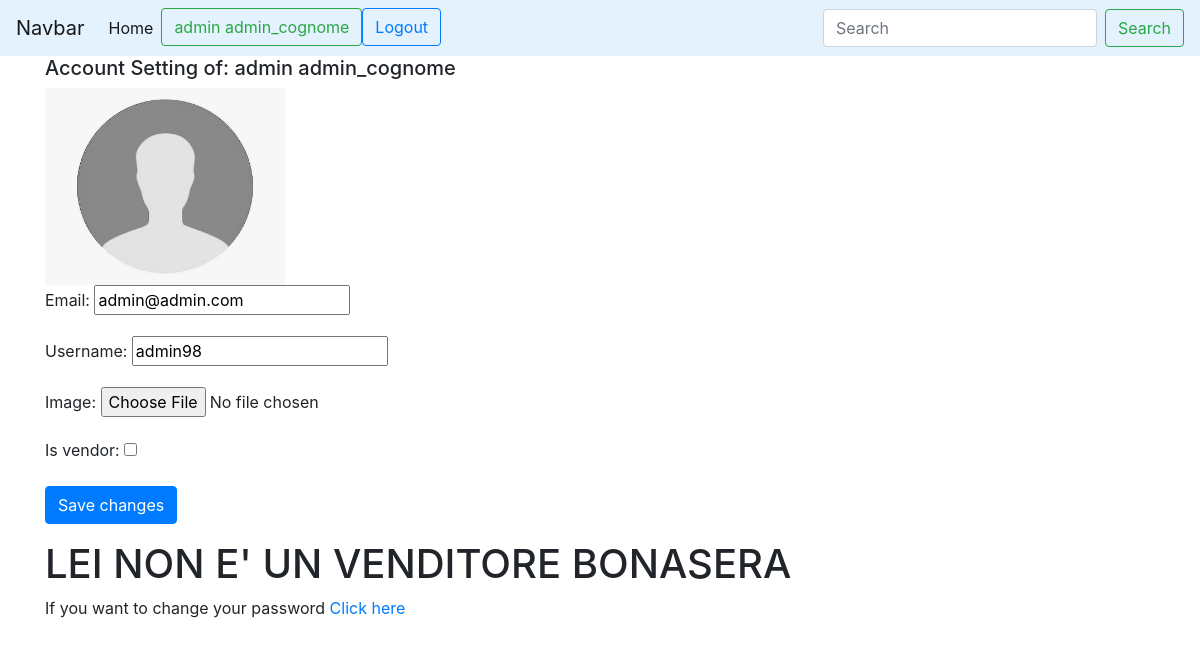
The app's page /user/account/ (signed in), older data.
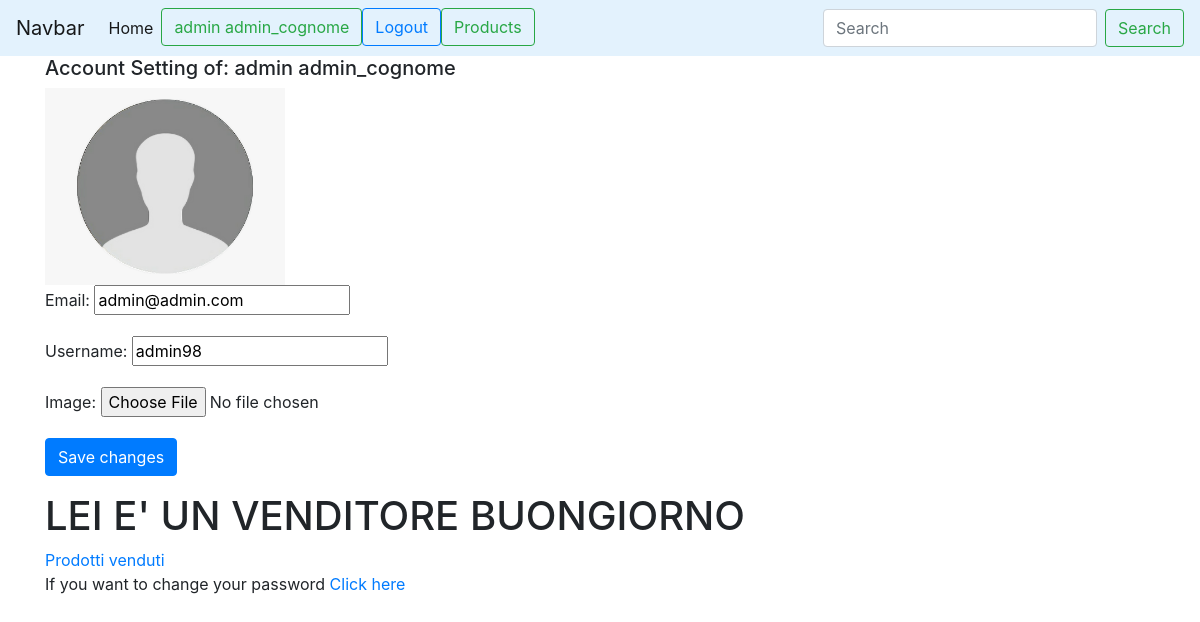
The same page, newer data.
### user_management/models.py (models this page shows, shortened)
class CustomUser(AbstractBaseUser):
    email = models.EmailField(verbose_name="email", max_length=70, unique=True)
    username = models.CharField(max_length=30, unique=True)
    image = models.ImageField(upload_to='profile_image', default='/None/default_picture.png')
    date_joined = models.DateTimeField(verbose_name='date joined', auto_now_add=True)
    last_login = models.DateTimeField(verbose_name='last login', auto_now=True)
    is_admin = models.BooleanField(default=False)
    is_active = models.BooleanField(default=True)
    is_staff = models.BooleanField(default=False)
    is_superuser = models.BooleanField(default=False)
    first_name = models.CharField(max_length=30, default=None)
    last_name = models.CharField(max_length=30, default=None)
    is_vendor= models.BooleanField(default=False)
    USERNAME_FIELD = 'email'
    REQUIRED_FIELDS = ['username', 'first_name', 'last_name']  # required field other than email
    objects = CustomAccountManager()

### user_management/views.py (the view)
# urls.py: path('account/', views.account_view, name='account'),
def account_view(request):
    if not request.user.is_authenticated:
        return redirect('user_management:login')
    context = {}
    if request.POST:
        form = AccountUpdateForm(request.POST, request.FILES or None, instance=request.user)
        if form.is_valid():
            messages.success(request, 'Account Updated')
            form.save()
    else:
        form = AccountUpdateForm(
            initial={
                "email": request.user.email,
                "username": request.user.username,
                "is_vendor": CustomUser.objects.get(pk=request.user.pk).is_vendor #take the attribute Is_vendor of the custom user
            }
        )
    context['account_form'] = form
    return render(request, 'registration/user_profile.html', context)

### user_management/forms.py (shortened to what this page needs)
class AccountUpdateForm(forms.ModelForm):
    class Meta:
        model = CustomUser
        fields = ('email', 'username', 'image', 'is_vendor')
        widgets = {
            'image': forms.FileInput(),
        }
    def __init__(self, *args, **kwargs):
        super(AccountUpdateForm, self).__init__(*args, **kwargs)
        self.fields['image'].required = False
        if self.instance:
            if 'initial' in kwargs.keys():
                if kwargs['initial']['is_vendor']:
                    self.fields.pop('is_vendor')
            if self.instance.is_vendor:
                self.fields.pop('is_vendor')

### user_management/templates/registration/user_profile.html (shortened to what this page needs)
{% extends 'base.html' %}
{% block content %}
    <div class="container">
    <form method="post" enctype="multipart/form-data">{% csrf_token %}
        <div class="form-group">
            {% if request.user.is_authenticated %}
                <p class="h5"> Account Setting of: {{ user.first_name }} {{ user.last_name }}</p>
                {% if  user.image.url  is not None %}
                    <img src="{{ user.image.url }}" alt="user profile image" width="240">
                {% else %}
                    <img src="/static/images/default_picture.png" alt="user profile image" width="240">
                {% endif %}
            {% endif %}
            {% for field in account_form %}
                <p>
                    {{field.label_tag}}
                    {{field}}
                </p>
            {% endfor %}
            <button type="submit" class="btn btn-primary">Save changes</button>
        </div>
    </form>
    {% if request.user.is_authenticated %}
        {% if request.user.is_vendor%}
            <h1> LEI E' UN VENDITORE BUONGIORNO</h1>
            <a href="{% url 'product_management:product_management' request.user.id %}"> Prodotti venduti</a>
        {% else %}
            <h1> LEI NON E' UN VENDITORE BONASERA</h1>
        {% endif %}
    {% endif %}
    <p>If you want to change your password  <a href="{% url 'user_management:password_change' %}">Click here</a> </p>
    </div>
{% endblock %}

### templates/base.html (shortened to what this page needs)
<!doctype html>
<html lang="en">
  <head>
    <link rel="stylesheet" href="https://maxcdn.bootstrapcdn.com/bootstrap/4.0.0/css/bootstrap.min.css">
  </head>
  <body>
    <nav class="navbar navbar-expand-lg navbar-light " style="background-color: #e3f2fd;">
        <a class="navbar-brand" href="#">Navbar</a>
        <div class="collapse navbar-collapse" id="navbarSupportedContent">
            <ul class="navbar-nav mr-auto">
                <li class="nav-item active">
                    <a class="nav-link" href="{% url 'home' %}">Home </a>
                </li>
                {% if not request.user.is_authenticated %}
                    <li>
                        <a  class="btn btn-outline-success"  href="{% url 'user_management:login' %}">
                            Login
                        </a>
                    </li>
                    <li>
                        <a type="button" class="btn btn-outline-primary" href="{% url 'user_management:signup' %}">
                            Register
                        </a>
                    </li>
                {%else %}
                    <li>
                    <a  class="btn btn-outline-success"  href=" {% url 'user_management:account' %}">
                        {{ user.first_name }} {{ user.last_name }}
                    </a>
                    </li>
                    <li>
                        <a type="button" class="btn btn-outline-primary" href="{% url 'user_management:logout' %}">
                            Logout
                        </a>
                    </li>
                    {% if user.is_vendor  %}
                        <li>
                            <a  class="btn btn-outline-success"  href=" {% url 'product_management:product_management' user.id %}">
                                Products
                            </a>
                        </li>
                    {% endif %}
                {% endif %}
            </ul>
            <form class="form-inline my-2 my-lg-0">
                <input class="form-control mr-sm-2" type="search" placeholder="Search" aria-label="Search">
                <button class="btn btn-outline-success my-2 my-sm-0" type="submit">Search</button>
            </form>
          </div>
    </nav>
    {% block content %}
    {% endblock %}
  </body>
</html>

Row changes from the older to the newer data that the page shows:
changed CustomUser "admin": is_vendor False → True (drawn)
Text that changed along with them:
text no longer shown: "LEI NON E' UN VENDITORE BONASERA"
text now shown: "Products LEI E' UN VENDITORE BUONGIORNO Prodotti venduti"
list line gone: "Is vendor:"
